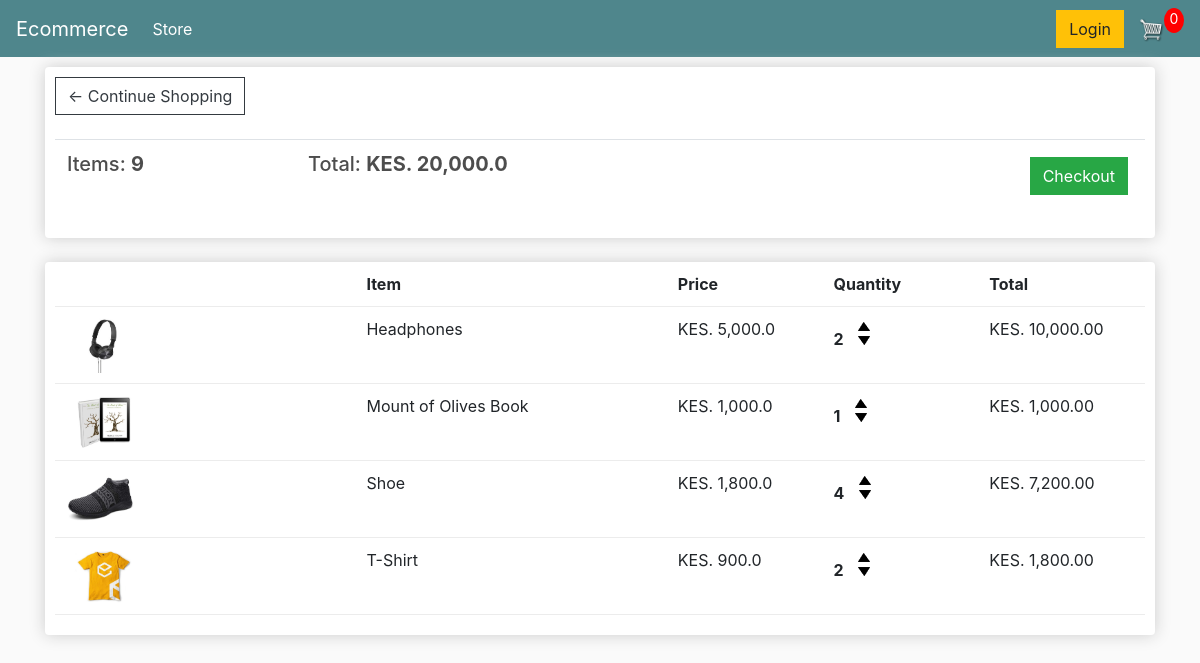
The app's page /cart/ (signed in) with its own data.
### store/models.py (models this page shows, shortened)
class Order(models.Model):
    customer = models.ForeignKey(Customer, on_delete=models.SET_NULL, null=True, blank=True)
    date_ordered = models.DateTimeField(auto_now_add=True)
    complete = models.BooleanField(default=False)
    transaction_id = models.CharField(max_length=100, null=True)
    @property
    def get_cart_total(self):
        orderitems = self.orderitem_set.all()
        return sum([item.get_total for item in orderitems])
    @property
    def get_cart_items(self):
        orderitems = self.orderitem_set.all()
        return sum([item.quantity for item in orderitems])

class OrderItem(models.Model):
    product = models.ForeignKey(Product, on_delete=models.SET_NULL, null=True)
    order = models.ForeignKey(Order, on_delete=models.SET_NULL, null=True)
    quantity = models.IntegerField(default=0, null=True, blank=True)
    date_added = models.DateTimeField(auto_now_add=True)
    @property
    def get_total(self):
        return self.quantity * self.product.price

class Product(models.Model):
    name = models.CharField(max_length=200)
    price = models.FloatField()
    digital = models.BooleanField(default=False, null=True, blank=True)
    image = models.ImageField(null=True,blank=True)
    @property
    def imageURL(self):
        try:
            url = self.image.url
        except:
            url = ''
        return url

### store/views.py (the view)
# urls.py: path('cart/', views.cart, name='cart'),
def cart(request):
    if request.user.is_authenticated:
        customer = request.user.customer
        order, created = Order.objects.get_or_create(customer=customer, complete=False)
        items = order.orderitem_set.all()
    else:
        items = []
        order = {'get_cart_items':0, 'get_cart_total':0}
    context = {
        'items': items,
        'order':order
    }
    return render(request, 'store/cart.html', context)

### store/templates/store/cart.html
{% extends 'store/main.html' %}
{% load humanize %}
{% load static %}
{% block content %}
<div class="row">
    <div class="col-lg-12">
        <div class="box-element">
            <a href="{% url 'store' %}" class="btn btn-outline-dark">&#x2190; Continue Shopping</a>
            <br/>
            <br/>
            <table class="table">
                <tr>
                    <th><h5>Items: <strong>{{order.get_cart_items}}</strong></h5></th>
                    <th><h5>Total: <strong>KES. {{order.get_cart_total|intcomma}}</strong></h5></th>
                    <th>
                        <a href="{% url 'checkout' %}" style="float: right; margin: 5px;" class="btn btn-success">Checkout</a>
                    </th>
                </tr>
            </table>
        </div>
        <br/>
        <div class="box-element">
            <div class="cart-row">
                <div style="flex: 2"></div>
                <div style="flex: 2"><strong>Item</strong></div>
                <div style="flex: 1"><strong>Price</strong></div>
                <div style="flex: 1"><strong>Quantity</strong></div>
                <div style="flex: 1"><strong>Total</strong></div>
            </div>
            {% for item in items %}
                <div class="cart-row">
                    <div style="flex:2"><img class="row-image" src="{{item.product.imageURL}}"></div>
                    <div style="flex:2"><p>{{item.product.name}}</p></div>
                    <div style="flex:1"><p>KES. {{item.product.price|intcomma}}</p></div>
                    <div style="flex:1">
                        <p class="quantity">{{item.quantity}}</p>
                        <div class="quantity">
                            <img class="chg-quantity update-cart" data-product="{{item.product.id}}" data-action="add" src="{% static  'images/arrow-up.png' %}">
                            <img class="chg-quantity update-cart" data-product="{{item.product.id}}" data-action="remove" src="{% static  'images/arrow-down.png' %}">
                        </div>
                    </div>
                    <div style="flex:1"><p>KES. {{item.get_total|floatformat:2|intcomma}}</p></div>
                </div>
            {% endfor %}
        </div>
        <br/>
        <br/>
    </div>
</div>
{% endblock content %}

### static/css/main.css (style rules this page uses)
body { background-color: hsl(0, 0%, 98%); }
h1,h2,h3,h4,h5,h6 { color:hsl(0, 0%, 30%); }
.box-element { box-shadow:hsl(0, 0%, 80%) 0 0 16px; background-color: #fff; border-radius: 4px; padding: 10px; }
.col-lg-4, .col-lg-6, .col-lg-8, .col-lg-12 { margin-top: 10px; }
.btn { border-radius: 0; }
.row-image { width: 100px; }
.cart-row { display: flex; align-items: flex-stretch; padding-bottom: 10px; margin-bottom: 10px; border-bottom: 1px solid #ececec; }
.quantity { display: inline-block; font-weight: 700; padding-right:10px; }
.chg-quantity { width: 12px; cursor: pointer; display: block; margin-top: 5px; transition:.1s; }

### records on screen
Order: get_cart_items "9", get_cart_total "20,000.0"
OrderItem: product.imageURL (picture), product.name "Headphones", product.price "5,000.0", quantity "2", get_total "10,000.00"
OrderItem: product.imageURL (picture), product.name "Mount of Olives Book", product.price "1,000.0", quantity "1", get_total "1,000.00"
OrderItem: product.imageURL (picture), product.name "Shoe", product.price "1,800.0", quantity "4", get_total "7,200.00"
OrderItem: product.imageURL (picture), product.name "T-Shirt", product.price "900.0", quantity "2", get_total "1,800.00"
